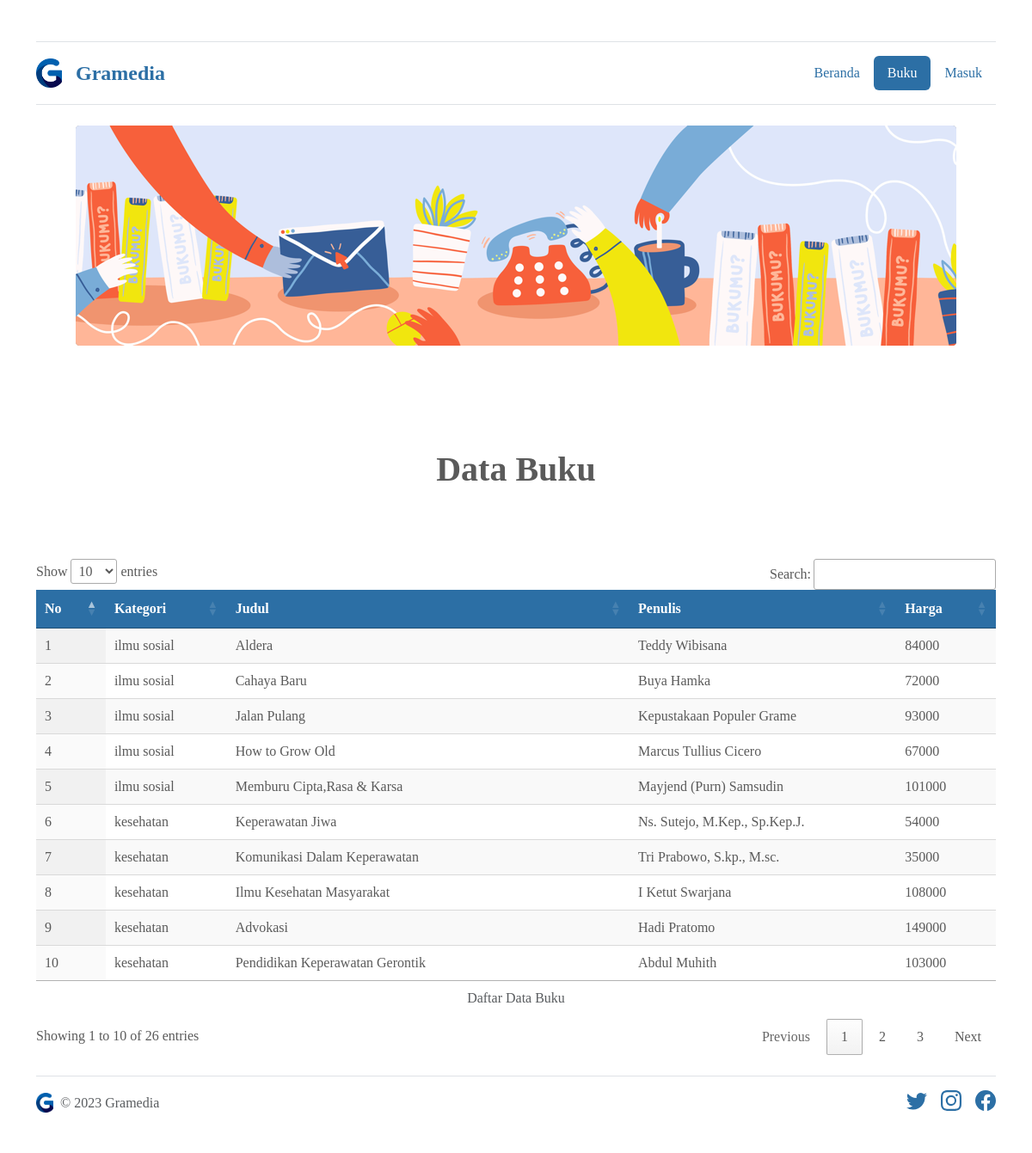
The app's page /buku.php with its own data.
### tables this page shows
CREATE TABLE `buku` (
  `id_buku` int(11) NOT NULL,
  `kategori` varchar(15) NOT NULL,
  `judul` varchar(50) NOT NULL,
  `penulis` varchar(50) NOT NULL,
  `harga` char(10) NOT NULL
);

### buku.php (the view, shortened to what this page needs)
<?php
require "koneksi.php";
$query = "SELECT * FROM buku";
$result = mysqli_query($koneksi, $query);
?>
<!DOCTYPE html>
<head>
    <link href="https://cdn.datatables.net/1.13.4/css/jquery.dataTables.min.css" rel="stylesheet">
    <link href="https://cdn.jsdelivr.net/npm/bootstrap@5.3.0-alpha1/dist/css/bootstrap.min.css" rel="stylesheet">
    <link href="../assets/dist/css/bootstrap.min.css" rel="stylesheet">
    <link href="style.css" rel="stylesheet">
</head>
<body>
        <div class="container">
        <header class="d-flex flex-wrap justify-content-center py-3 mb-4 border-bottom border-top">
        <a href="index.php" class="d-flex align-items-center mb-3 mb-md-0 me-md-auto fw-semibold text-gramedia text-decoration-none bg-gramedia">
            <img src="img/logo_gramedia.png" width="30px">
            <span class="fs-4 ms-3">Gramedia</span>
        </a>
        <ul class="nav nav-pills">
            <li class="nav-item"><a href="index.php" class="nav-link text-gramedia">Beranda</a></li>
            <li class="nav-item"><a href="buku.php" class="nav-link active" aria-current="page">Buku</a></li>
            <li class="nav-item"><a href="login.php" class="nav-link text-gramedia">Masuk</a></li>
        </ul>
        </header>
    </div>
    <div class="container text-center">
        <img src="img/bg1.png"></img>
        <div class="row py-5">
            <div class="col-lg-10 mx-auto"><br><br><br>
                <h1 class="fw-semibold">Data Buku</h1><br>
            </div>
        </div>
    </div>
    <div class="container-sm">
        <table id="example" class="display" style="width:100%">
            <caption class="text-center">Daftar Data Buku</caption>
            <thead class="text-center active">
                <tr>
                    <th>No</th>
                    <th>Kategori</th>
                    <th>Judul</th>
                    <th>Penulis</th>
                    <th>Harga</th>
                </tr>
            </thead>
            <tbody class="table-group-divider">
                <?php
                $i = 1;
                while($row = mysqli_fetch_assoc($result)) { ?>
                <tr>
                    <td><?php echo $i ?></td>
                    <td><?php echo $row["kategori"] ?></td>
                    <td><?php echo $row["judul"] ?></td>
                    <td><?php echo $row["penulis"] ?></td>
                    <td><?php echo $row["harga"] ?></td>
                </tr>
                <?php $i++ ?>
                <?php } ?>
            </tbody>
        </table>
    </div>
    <div class="container">
        <footer class="d-flex flex-wrap justify-content-between align-items-center py-3 my-4 border-top">
        <div class="col-md-4 d-flex align-items-center">
            <a href="home.php" class="mb-3 me-2 mb-md-0 text-muted text-decoration-none lh-1">
            <img src="img/logo_gramedia.png" width="20px">
            </a>
            <span class="mb-3 mb-md-0 text-muted">&copy; 2023 Gramedia</span>
        </div>
        <ul class="nav col-md-4 justify-content-end list-unstyled d-flex">
            <li class="ms-3"><a class="text-muted" href="#"><svg class="bi" width="24" height="24"><use xlink:href="#twitter"/></svg></a></li>
            <li class="ms-3"><a class="text-muted" href="#"><svg class="bi" width="24" height="24"><use xlink:href="#instagram"/></svg></a></li>
            <li class="ms-3"><a class="text-muted" href="#"><svg class="bi" width="24" height="24"><use xlink:href="#facebook"/></svg></a></li>
        </ul>
        </footer>
    </div>
</body>
</html>

### style.css (style rules this page uses)
* { font-family: Tahoma; }
body { padding-top: 3rem; padding-bottom: 3rem; color: #5a5a5a; }

### buku.php (style rules this page uses)
.bi { vertical-align: -.125em; fill: #2c6fa5; }
.bg-gramedia { color: #2c6fa5; }
.text-gramedia { color: #2c6fa5; }
.active { background-color: #2c6fa5 !important; color: #ffff !important; }

### records on screen
buku: kategori "ilmu sosial", judul "Aldera", penulis "Teddy Wibisana", harga "84000"
buku: kategori "ilmu sosial", judul "Cahaya Baru", penulis "Buya Hamka", harga "72000"
buku: kategori "ilmu sosial", judul "Jalan Pulang", penulis "Kepustakaan Populer Grame", harga "93000"
buku: kategori "ilmu sosial", judul "How to Grow Old", penulis "Marcus Tullius Cicero", harga "67000"
buku: kategori "ilmu sosial", judul "Memburu Cipta,Rasa & Karsa", penulis "Mayjend (Purn) Samsudin", harga "101000"
buku: kategori "kesehatan", judul "Keperawatan Jiwa", penulis "Ns. Sutejo, M.Kep., Sp.Kep.J.", harga "54000"
buku: kategori "kesehatan", judul "Komunikasi Dalam Keperawatan", penulis "Tri Prabowo, S.kp., M.sc.", harga "35000"
buku: kategori "kesehatan", judul "Ilmu Kesehatan Masyarakat", penulis "I Ketut Swarjana", harga "108000"
buku: kategori "kesehatan", judul "Advokasi", penulis "Hadi Pratomo", harga "149000"
buku: kategori "kesehatan", judul "Pendidikan Keperawatan Gerontik", penulis "Abdul Muhith", harga "103000"
